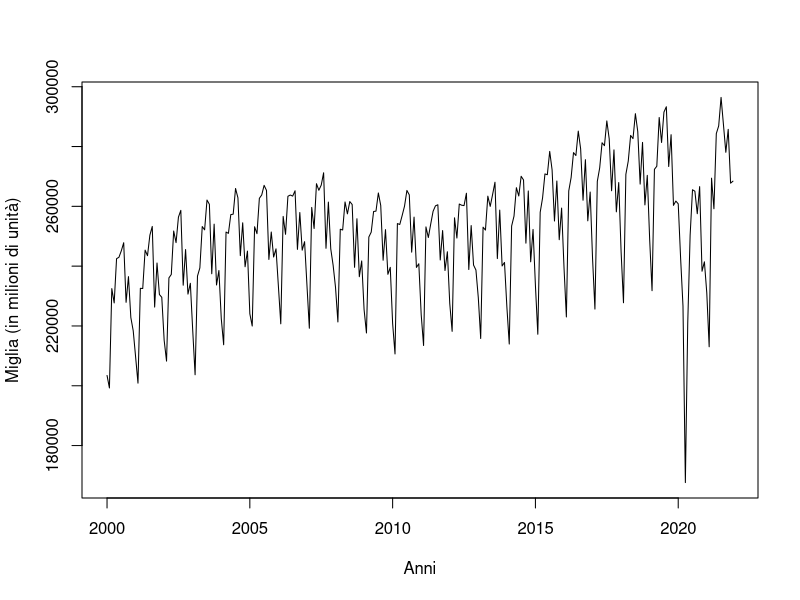
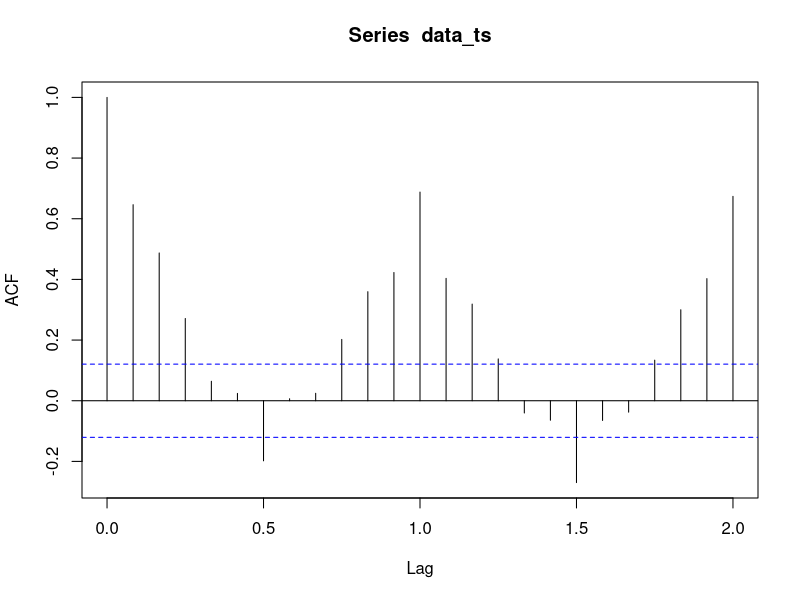
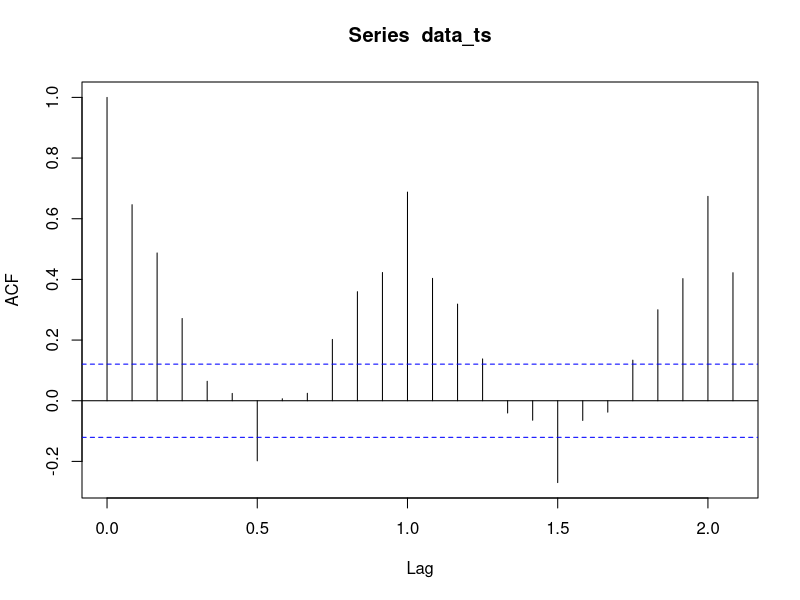
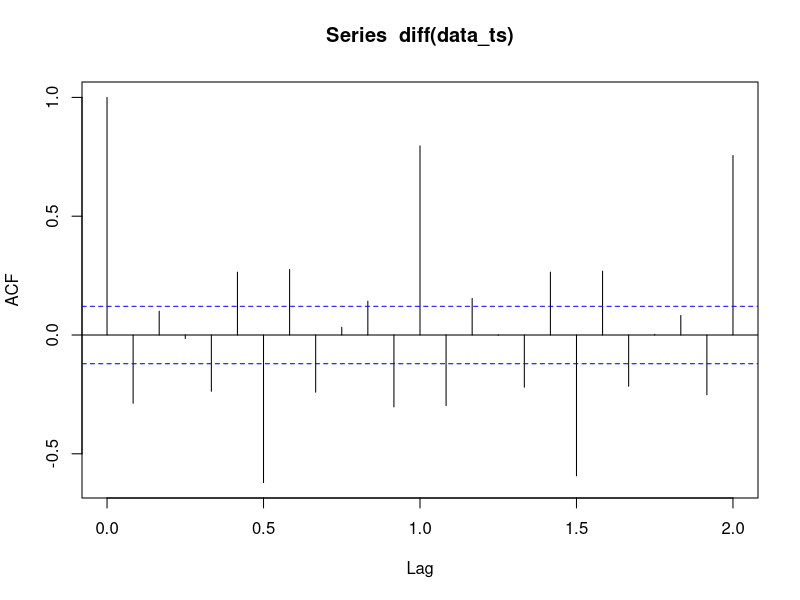
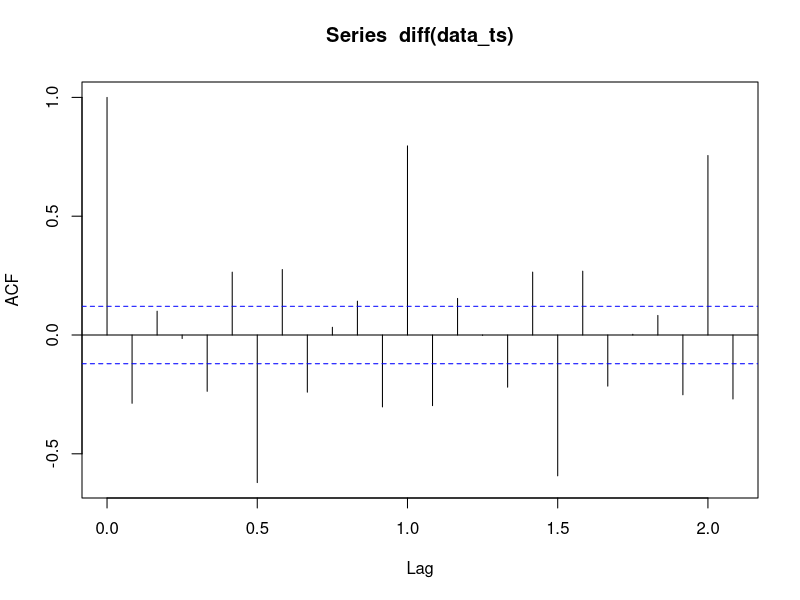
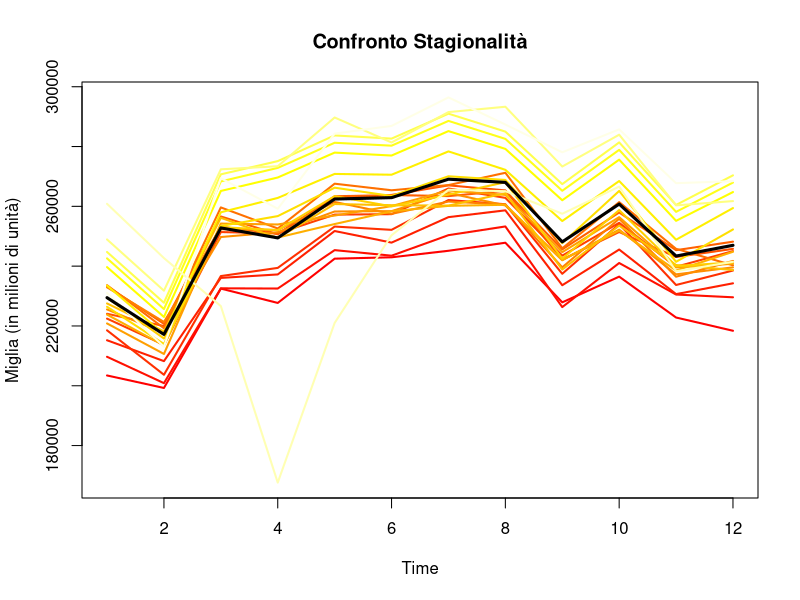
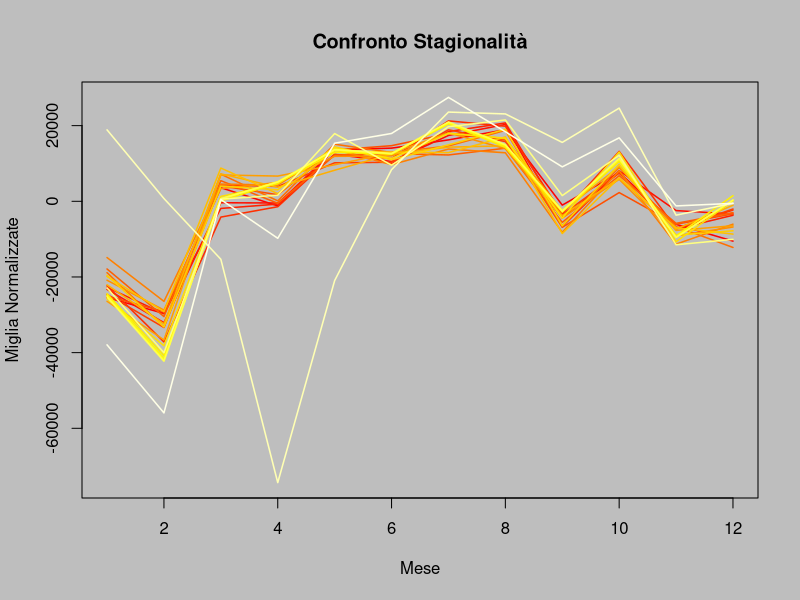
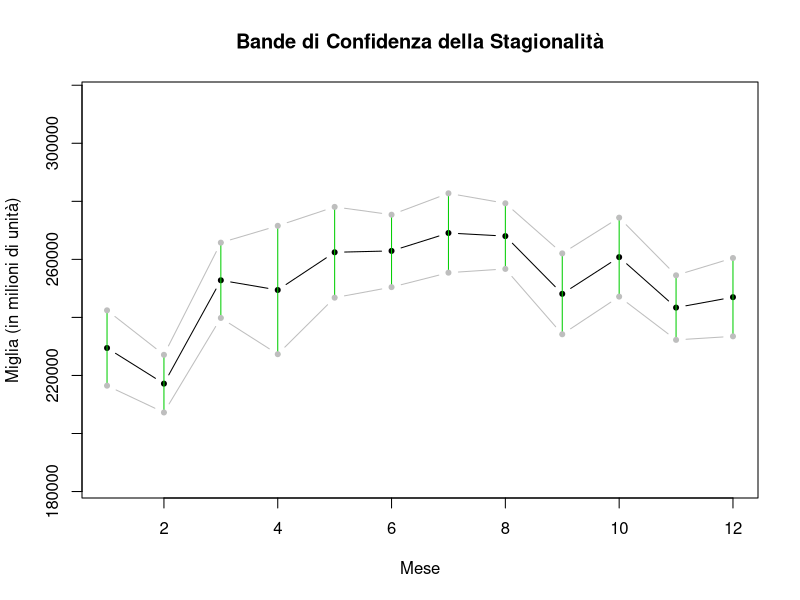

These charts were generated, in order, by the following R code: (Note: this script raises an error after producing the figures.)
data = read.csv("tabella.csv", header = TRUE, sep = ",", stringsAsFactors = F)
colnames(data) <- c("Data", "Miglia")
head(data)
summary(data)

# Costruzione Time Series
data_ts <- ts(data$Miglia, frequency = 12, start = 2000, end = c(2021, 12))
head(data_ts)
ts.plot(data_ts, xlab="Anni", ylab="Miglia (in milioni di unità)")

# Parametri Time Series
start(data_ts)
end(data_ts)
frequency(data_ts)


### ANALISI PRELIMINARE
# ACF
acf(data_ts)
acf(data_ts, 25) ### Chiari picchi dopo un periodo e due periodi
acf(diff(data_ts))
acf(diff(data_ts), 25)


# Confronto Stagionalità
m_data = matrix(data_ts, 12, 22)

ts.plot(m_data, col = heat.colors(22), main = "Confronto Stagionalità", ylab = "Miglia (in milioni di unità)", lwd=2)
lines(rowMeans(m_data),lwd=3,col="black")

# Rimuoviamo il trend normalizzando
par(bg = "grey")
ts.plot(scale(m_data, scale=F), col = heat.colors(22), main = "Confronto Stagionalità", ylab = "Miglia Normalizzate", xlab="Mese", lwd=1.5)
par(bg = "white")

# Bande di confidenza Stagionalità
data_ts.sd=vector("numeric",12)
for(i in 1:12){
  data_ts.sd[i]=sd(m_data[i,])
}

data_ts.m=rowMeans(m_data)
plot(data_ts.m,pch=20,type="b", ylim=range(c(data_ts.m-3*data_ts.sd, data_ts.m+3*data_ts.sd)), 
     main = "Bande di Confidenza della Stagionalità", ylab="Miglia (in milioni di unità)", xlab="Mese")
arrows(1:12,data_ts.m-data_ts.sd,1:12,data_ts.m+data_ts.sd,length=0.02,angle=90,
       code=3,col="green3")
points(data_ts.m+data_ts.sd,type="b",pch=20,col="gray")
points(data_ts.m-data_ts.sd,type="b",pch=20,col="gray")

# Boxplot Stagionalità
boxplot(t(m_data), pch=19)
boxplot(t(scale(m_data, scale=F)), pch=19)


### DECOMPOSIZIONE

# Decomposizione Additiva
data_ts.da=decompose(data_ts)
plot(data_ts.da)

# Decomposizione Moltiplicativa
data_ts.dm=decompose(data_ts, type="multiplicative")
plot(data_ts.dm)

# Stl Additivo
#data_ts.stla = stl(data_ts,s.window=11)
#plot(data_ts.stla, main="Decomposizione STL Additiva")

# Stl Moltiplicativo
#data_ts.stlm = stl(log(data_ts),s.window=7)
#plot(data_ts.stlm, main="Decomposizione STL Moltiplicativa")

# Confronto Stagionalità
plot(data_ts.da$seasonal,main = "Confronto Stagionalità", ylab = "Stagionalità")
lines(mean(data_ts.dm$trend, na.rm=T)*(data_ts.dm$seasonal-1),col="red")
#lines(data_ts.stla$time.series[,1],col="green")
#lines(data_ts.stlm$time.series[,1]*mean(data_ts.stla$time.series[,2],na.rm=T),col="blue")


# Confronto rumore
plot(data_ts.da$random, main = "Confronto Rumore", ylab="Rumore")
lines(mean(data_ts.dm$trend, na.rm=TRUE)*(data_ts.dm$random-1), col="red")
#lines(data_ts.stla$time.series[,3],col="green")
#lines(data_ts.stlm$time.series[,3]*mean(data_ts.stla$time.series[,2],na.rm=T),col="blue")

### VALORI PARAGONABILI CATTURANO COSE SIMILI, dobbiamo decidere quale decomposizione funzioni
# meglio.

### ANALISI DEI RESIDUI

# DECOMPOSIZIONE ADDITIVA
data_ts.dar <- na.omit(data_ts.da$random)

# Istogramma
hist(data_ts.dar, 35, freq=F, main="Istogramma Residui Additivi", xlab="Residui")
lines(density(data_ts.dar), col="blue")
lines(sort(data_ts.dar), dnorm(sort(data_ts.dar), mean(data_ts.dar), sd(data_ts.dar)), col="red")

# Q-Q Plot
qqnorm(data_ts.dar, main="Q-Q Plot Residui Additivi")
qqline(data_ts.dar, col="red")

# Shapito Wilk
shapiro.test(data_ts.dar)

# ACF Residui
acf(data_ts.dar, 50, main = "ACF Residui Additivi")

# DECOMPOSIZIONE MOLTIPLICATIVA
data_ts.dmr <- na.omit(log(data_ts.dm$random))

# Istogramma
hist(data_ts.dmr, 35, freq=F, main="Istogramma Residui Moltiplicativi", xlab="Residui")
lines(density(data_ts.dmr), col="blue")
lines(sort(data_ts.dmr), dnorm(sort(data_ts.dmr), mean(data_ts.dmr), sd(data_ts.dmr)), col="red")

# Q-Q Plot
qqnorm(data_ts.dmr, main="Q-Q Plot Residui Moltiplicativi")
qqline(data_ts.dmr, col="red")

# Shapiro Wilk
shapiro.test(data_ts.dmr)

# ACF Residui
acf(data_ts.dmr, 50, main = "ACF Residui Moltiplicativi")

# DECOMPOSIZIONE STL ADDITIVA
#data_ts.stlar <- data_ts.stla$time.series[,3]

# Istogramma
#hist(data_ts.stlar, 30, freq=F, main="Istogramma Residui STL Additivi", xlab="Residui")
#lines(density(data_ts.stlar), col="blue")
#lines(sort(data_ts.stlar), dnorm(sort(data_ts.stlar), mean(data_ts.stlar), sd(data_ts.stlar)), col="red")

# Q-Q Plot
#qqnorm(data_ts.stlar, main="Q-Q Plot Residui STL Additivi")
#qqline(data_ts.stlar, col="red")

# Shapiro Wilk
#shapiro.test(data_ts.stlar)

# ACF Residui
#acf(data_ts.stlar, 50, main = "ACF Residui STL Additivi")


# DECOMPOSIZIONE STL MOLTIPLICATIVA
#data_ts.stlmr <- data_ts.stlm$time.series[,3]

# Istogramma
#hist(data_ts.stlmr, 40, freq=F, main="Istogramma Residui STL Moltiplicativi", xlab="Residui")
#lines(density(data_ts.stlmr), col="blue")
#lines(sort(data_ts.stlmr), dnorm(sort(data_ts.stlmr), mean(data_ts.stlmr), sd(data_ts.stlmr)), col="red")

# Q-Q Plot
#qqnorm(data_ts.stlmr, main="Q-Q Plot Residui STL Moltiplicativi")
#qqline(data_ts.stlmr, col="red")

# Shapiro Wilk
#shapiro.test(data_ts.stlmr)

# ACF Residui
#acf(data_ts.stlmr, 50, main = "ACF Residui STL Moltiplicativi")

# Confronto Deviazione Standard modelli di Decomposizione
sd(acf(data_ts.dar, plot=F)$acf)
sd(acf(data_ts.dmr, plot=F)$acf)
#sd(acf(data_ts.stlar, plot = F)$acf)
#sd(acf(data_ts.stlmr, plot = F)$acf)

### PREVISIONE

# Holt Winters

data_ts.hw.1 = HoltWinters(data_ts)
plot(data_ts.hw.1)

data_ts.hw.1$alpha
data_ts.hw.1$beta
data_ts.hw.1$gamma

# Confronto con moltiplicativo
# Trend
ts.plot(data_ts.dm$trend,data_ts.hw.1$fitted[,2],col=c("black","red"), main = "Confronto HW Auto con Trend  Moltiplicativo")
legend(
  "bottomleft",
  legend = c( "Moltiplicativo", "Holt-Winters Auto"),
  col = c("black", "red"),
  lwd = 2,
  cex = 1.0
)

# Stagionalità
ts.plot(mean(data_ts.dm$trend, na.rm=T)*(data_ts.dm$seasonal-1),data_ts.hw.1$fitted[,4],col=c("black","red"), main = "Confronto HW Auto con Stagionalità MOltiplicativo")
legend(
  "bottomleft",
  legend = c( "Moltiplicativo", "Holt-Winters Auto"),
  col = c("black", "red"),
  lwd = 2,
  cex = 1.0
)

# Holt Winters Manuale
x=1:23

coefficients(lm(data_ts[1:23]~x))

data_ts.hw.2 = HoltWinters(data_ts, alpha=0.35, beta=0.1, gamma=0.45, l.start=221601, b.start=783 )
plot(data_ts.hw.2)
plot(data_ts.hw.2$fitted)

plot(HoltWinters(data_ts,l.start=48,b.start=-0.21)$fitted)

# Confronto con moltiplicativo
# Trend
ts.plot(data_ts.dm$trend,data_ts.hw.2$fitted[,2],col=c("black","red"), main = "Confronto HW Man con Trend Moltiplicativo")
legend(
  "bottomleft",
  legend = c( "Moltiplicativo", "Holt-Winters Man"),
  col = c("black", "red"),
  lwd = 2,
  cex = 1.0
)

# Stagionalità
ts.plot(mean(data_ts.dm$trend, na.rm=T)*(data_ts.dm$seasonal-1),data_ts.hw.2$fitted[,4],col=c("black","red"), main = "Confronto HW Man con Stagionalità Moltiplicativo")
legend(
  "bottomleft",
  legend = c( "Moltiplicativo", "Holt-Winters Man"),
  col = c("black", "red"),
  lwd = 2,
  cex = 1.0
)

# Autoregressione con Yule-Walker
data_ts.ar = ar(data_ts)
data_ts.ar
data_ts.ar$var/var(data_ts[15:length(data_ts)])

data_ts.ar.an = data_ts - data_ts.ar$resid


# Autoregressione con Minimi Quadrati
data_ts.ls = ar(data_ts, method="ols")
data_ts.ls
data_ts.ar$var/var(data_ts[23:length(data_ts)])

data_ts.ls.an = data_ts - data_ts.ls$resid



### ANALISI DEI RESIDUI

# Holt Winters con parametri automatici
data_ts.hw.1.r = residuals(data_ts.hw.1)

plot(data_ts.hw.1.r, type="p", pch=20)
plot(data_ts.hw.1$fitted[,1], data_ts.hw.1.r, pch=20)

# Varianza Spiegata
var(data_ts.hw.1.r)/var(window(data_ts, c(2001, 1)))

# Autocorrelazione
acf(data_ts.hw.1.r, main="ACF Residui HW Auto")

# Istogramma
hist(data_ts.hw.1.r, 30, freq=F, main="Istogramma Residui HW Auto")
lines(density(data_ts.hw.1.r),col="blue")
lines(sort(na.omit(data_ts.hw.1.r)),dnorm(sort(na.omit(data_ts.hw.1.r)),mean(na.omit(data_ts.hw.1.r)),sd(na.omit(data_ts.hw.1.r))),col="red")

# Q-Q Plot
qqnorm(data_ts.hw.1.r,main = "Q-Q Plot HW Auto")
qqline(data_ts.hw.1.r, col="red")

# Shapiro Test
shapiro.test(data_ts.hw.1.r)

# Incertezza
plot(data_ts.hw.1, predict(data_ts.hw.1, 12), main="Holt-Winters Auto", ylim=c(300,1800))
#lines(predict(data_ts.hw.1, 12) + qnorm(0.05, mean(data_ts.hw.1.r)), col="blue")
#lines(predict(data_ts.hw.1, 12) + qnorm(0.95, mean(data_ts.hw.1.r)), col="blue")
lines(predict(data_ts.hw.1, 12) + quantile(data_ts.hw.1.r, 0.05), col="green3")
lines(predict(data_ts.hw.1, 12) + quantile(data_ts.hw.1.r, 0.95), col="green3")
legend(
  "bottomleft",
  legend = c( "Osservazioni", "Holt-Winters Auto"),
  col = c("black", "red"),
  lwd = 2,
  cex = 0.6
)


# Holt Winters con parametri manuali
data_ts.hw.2.r = residuals(data_ts.hw.2)

plot(data_ts.hw.2.r, type="p", pch=20)
plot(data_ts.hw.2$fitted[,1], data_ts.hw.2.r, pch=20)

# Varianza Spiegata
var(data_ts.hw.2.r)/var(window(data_ts, c(2001, 1)))

# Autocorrelazione
acf(data_ts.hw.2.r, main="ACF Residui HW Man")

# Istogramma
hist(data_ts.hw.2.r, 30, freq=F, main="Istogramma Residui HW Man")
lines(density(data_ts.hw.2.r),col="blue")
lines(sort(na.omit(data_ts.hw.2.r)),dnorm(sort(na.omit(data_ts.hw.2.r)),mean(na.omit(data_ts.hw.2.r)),sd(na.omit(data_ts.hw.2.r))),col="red")

# Q-Q Plot
qqnorm(data_ts.hw.2.r,main = "Q-Q Plot HW Man")
qqline(data_ts.hw.2.r, col="red")

# Shapiro Test
shapiro.test(data_ts.hw.2.r)

# Incertezza
plot(data_ts)
plot(data_ts.hw.2, predict(data_ts.hw.2, 12), main="Holt-Winters Manuale", ylim=c(300,1800))
#lines(predict(data_ts.hw.2, 12) + qnorm(0.05, mean(data_ts.hw.2.r)), col="blue")
#lines(predict(data_ts.hw.2, 12) + qnorm(0.95, mean(data_ts.hw.2.r)), col="blue")
lines(predict(data_ts.hw.2, 12) + quantile(data_ts.hw.2.r, 0.05), col="green3")
lines(predict(data_ts.hw.2, 12) + quantile(data_ts.hw.2.r, 0.95), col="green3")
legend(
  "bottomleft",
  legend = c( "Osservazioni", "Holt-Winters Manuale"),
  col = c("black", "red"),
  lwd = 2,
  cex = 0.6
)

# Yule Walker
data_ts.ar.r = data_ts.ar$resid[16:252]

plot(data_ts.ar.r, type="p", pch=20)

# Autocorrelazione
acf(data_ts.ar.r, main="ACF Residui YW")

# Istogramma
hist(data_ts.ar.r, 30, freq=F, main="Istogramma Residui YW")
lines(density(data_ts.ar.r),col="blue")
lines(sort(na.omit(data_ts.ar.r)),dnorm(sort(na.omit(data_ts.ar.r)),mean(na.omit(data_ts.ar.r)),sd(na.omit(data_ts.ar.r))),col="red")

# Q-Q Plot
qqnorm(data_ts.ar.r,main = "Q-Q Plot YW")
qqline(data_ts.ar.r, col="red")

# Shapiro Test
shapiro.test(data_ts.ar.r)

# Incertezza
data_ts.ar.pt = predict(data_ts.ar, n.ahead = 12, se.fit = FALSE)

plot(data_ts, main = "Yule-Walker", col="black")
lines(data_ts.ar.pt, col = "red")
lines(data_ts -data_ts.ar$resid, col = "red")
lines(data_ts.ar.pt + quantile(data_ts.ar.r, 0.05), col="green3")
lines(data_ts.ar.pt + quantile(data_ts.ar.r, 0.95), col="green3")

legend(
  "bottomleft",
  legend = c( "Osservazioni", "Yule-Walker"),
  col = c("black", "red"),
  lwd = 2,
  cex = 0.6
)

# Minimi Quadrati
data_ts.ls.r = data_ts.ls$resid[23:252]

plot(data_ts.ls.r, type="p", pch=20)

# Autocorrelazione
acf(data_ts.ls.r, main="ACF Residui MQ")

# Istogramma
hist(data_ts.ls.r, 20, freq=F, main="Istogramma Residui MQ")
lines(density(data_ts.ls.r),col="blue")
lines(sort(na.omit(data_ts.ls.r)),dnorm(sort(na.omit(data_ts.ls.r)),mean(na.omit(data_ts.ls.r)),sd(na.omit(data_ts.ls.r))),col="red")

# Q-Q Plot
qqnorm(data_ts.ls.r,main = "Q-Q Plot MQ")
qqline(data_ts.ls.r, col="red")

# Shapiro Test
shapiro.test(data_ts.ls.r)

# Incertezza
data_ts.ls.pt = predict(data_ts.ls, n.ahead = 12, se.fit = FALSE)

plot(data_ts, main = "Minimi Quadrati", col="black")
lines(data_ts.ls.pt, col = "red")
lines(data_ts -data_ts.ls$resid, col = "red")
lines(data_ts.ls.pt + quantile(data_ts.ls.r, 0.05), col="green3")
lines(data_ts.ls.pt + quantile(data_ts.ls.r, 0.95), col="green3")

segments(2019,0,2019, col="black")

legend(
  "bottomleft",
  legend = c( "Osservazioni", "Minimi Quadrati"),
  col = c("black", "red"),
  lwd = 2,
  cex = 0.6
)


### AUTOVALIDAZIONE

# Previsione 2020
res.hw.1 = rep(0,11)
res.hw.2 = rep(0,11)
res.ar = rep(0,11)
res.ls = rep(0,11)

for (i in 1:11) {
  train = window(data_ts, end = c(2020, i))
  test = window(data_ts, start = c(2020, i+1))
  res.hw.1[i] = predict(HoltWinters(train, alpha = 0.3639011 , beta = 0, gamma = 0.4074314), 1)
  res.hw.2[i] = predict(HoltWinters(train, alpha=0.35, beta=0.1, gamma=0.45, l.start=1451, b.start=-0.37 ), 1)
  res.ar[i] = predict(ar(train), n.ahead = 1, se.fit = F)
  res.ls[i] = predict(ar(train, method="ols"), n.ahead = 1, se.fit = F)
}

test = window(data_ts, start=c(2020, 2))
sqrt(mean((test-res.hw.1)^2))
sqrt(mean((test-res.hw.2)^2))
sqrt(mean((test-res.ar)^2))
sqrt(mean((test-res.ls)^2))

ts.plot(test, res.hw.1, res.hw.2, res.ar, res.ls, main="Confronto 2020", col=c("black", "blue", "red", "green3", "brown"), ylim=c(400, 1800))
legend(
  "bottomright",
  legend = c( "Test", "HW Auto", "HW Man", "YW", "MQ"),
  col = c("black", "blue", "red", "green3", "brown"),
  lwd = 2,
  cex = 0.6
)

### Previsione 2019

res.hw.1 = rep(0,11)
res.hw.2 = rep(0,11)
res.ar = rep(0,11)
res.ls = rep(0,11)

for (i in 1:11) {
  train = window(data_ts, end = c(2019, i))
  test = window(data_ts, start = c(2019, i+1), end=c(2019,12))
  res.hw.1[i] = predict(HoltWinters(train, alpha = 0.3639011 , beta = 0, gamma = 0.4074314), 1)
  res.hw.2[i] = predict(HoltWinters(train, alpha=0.35, beta=0.1, gamma=0.45, l.start=1451, b.start=-0.37 ), 1)
  res.ar[i] = predict(ar(train), n.ahead = 1, se.fit = F)
  res.ls[i] = predict(ar(train, method="ols"), n.ahead = 1, se.fit = F)
}

test = window(data_ts, start=c(2019, 2), end=c(2019,12))
sqrt(mean((test-res.hw.1)^2))
sqrt(mean((test-res.hw.2)^2))
sqrt(mean((test-res.ar)^2))
sqrt(mean((test-res.ls)^2))

ts.plot(test, res.hw.1, res.hw.2, res.ar, res.ls, main="Confronto 2019", col=c("black", "blue", "red", "green3", "brown"), ylim=c(900, 1800))
legend(
  "bottom",
  legend = c( "Test", "HW Auto", "HW Man", "YW", "MQ"),
  col = c("black", "blue", "red", "green3", "brown"),
  lwd = 2,
  cex = 0.6
)

### Previsione FINALE
# Previsione Yule Walker
data_ts.ar.pt = predict(data_ts.ar, n.ahead=12, se.fit=FALSE)
data_ts.ar.r = data_ts.ar$resid[16:252]

y.max = max(data_ts.ar.pt + quantile(data_ts.ar.r, 0.95))
y.min = min(data_ts.ar.pt + quantile(data_ts.ar.r, 0.05))
ts.plot(data_ts.ar.pt, ylim=c(y.min, y.max), col="red", main="Previsione Finale")
lines(data_ts.ar.pt + quantile(data_ts.ar.r, 0.95), col = "green3")
lines(data_ts.ar.pt + quantile(data_ts.ar.r, 0.05), col = "green3")


